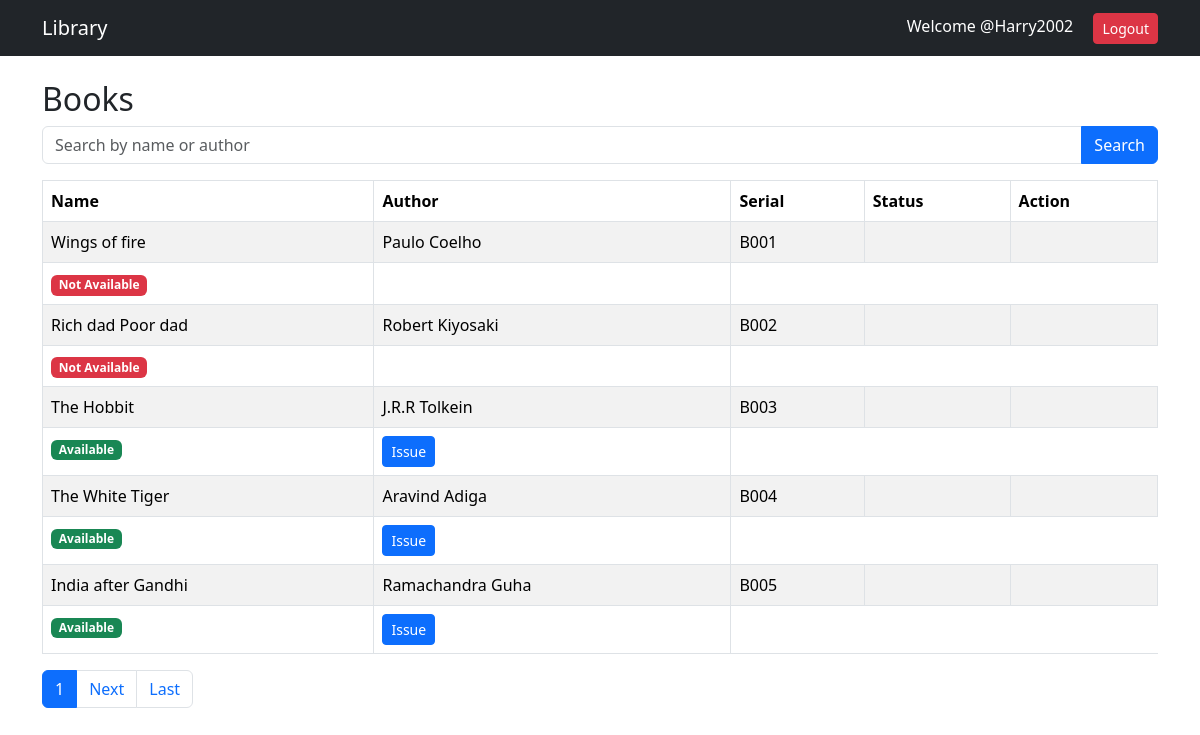
/books/ (signed in), run on the app's committed database.
### library_app/models.py (models this page shows, shortened)
class Book(models.Model):
    name = models.CharField(max_length=200)
    author = models.CharField(max_length=200)
    serial_no = models.CharField(max_length=100, unique=True)
    available = models.BooleanField(default=True)

### library_app/views.py (the view)
# urls.py: path('books/', views.book_list, name='book_list'),
@login_required
def book_list(request):
    query = request.GET.get("q")
    books = Book.objects.all()
    if query:
        books = books.filter(name__icontains=query) | books.filter(author__icontains=query)
    paginator = Paginator(books, 5)  # 5 books per page
    page_number = request.GET.get('page')
    page_obj = paginator.get_page(page_number)
    return render(request, "book_list.html", {"page_obj": page_obj})

### library_app/templates/book_list.html (shortened to what this page needs)
{% extends 'base.html' %}
{% block content %}
<h2>Books</h2>
<form method="GET" class="mb-3">
    <div class="input-group">
        <input name="q" class="form-control" placeholder="Search by name or author">
        <button class="btn btn-primary">Search</button>
    </div>
</form>
<table class="table table-bordered table-striped">
<thead>
<tr>
<th>Name</th>
<th>Author</th>
<th>Serial</th>
<th>Status</th>
<th>Action</th>
</tr>
</thead>
<tbody>
{% for book in page_obj %}
<tr>
<td>{{ book.name }}</td>
<td>{{ book.author }}</td>
<td>{{ book.serial_no }}</td>
<td>{{ book.published_date }}</td>
<td>{{ book.isbn }}</td>
</tr>
<td>
    {% if book.available %}
        <span class="badge bg-success">Available</span>
    {% else %}
        <span class="badge bg-danger">Not Available</span>
    {% endif %}
</td>
<td>
    {% if book.available %}
        <a href="{% url 'issue_book' book.id %}" class="btn btn-sm btn-primary">Issue</a>
    {% endif %}
</td>
{% endfor %}
</tbody>
</table>
<nav>
<ul class="pagination">
    <li class="page-item active">
        <span class="page-link">{{ page_obj.number }}</span>
    </li>
    {% if page_obj.has_next %}
        <li class="page-item">
            <a class="page-link" href="?page={{ page_obj.next_page_number }}">Next</a>
        </li>
        <li class="page-item">
            <a class="page-link" href="?page={{ page_obj.paginator.num_pages }}">Last</a>
        </li>
    {% endif %}
</ul>
</nav>
{% endblock %}

### library_app/templates/base.html (shortened to what this page needs)
<!DOCTYPE html>
<html>
<head>
    <link href="https://cdn.jsdelivr.net/npm/bootstrap@5.3.2/dist/css/bootstrap.min.css" rel="stylesheet">
</head>
<body>
<nav class="navbar navbar-expand-lg navbar-dark bg-dark">
    <div class="container">
        <a class="navbar-brand" href="{% url 'home' %}">Library</a>
        <div>
            {% if user.is_authenticated %}
                <span class="text-white me-3">Welcome {{ user.username }}</span>
              <form method="POST" action="{% url 'logout' %}" style="display:inline;">
    <button type="submit" class="btn btn-danger btn-sm">Logout</button>
</form>
            {% endif %}
        </div>
    </div>
</nav>
<div class="container mt-4">
    {% block content %}
    {% endblock %}
</div>
</body>
</html>

### data on the page
Book: name "Wings of fire", author "Paulo Coelho", serial_no "B001", available "Not Available"
Book: name "Rich dad Poor dad", author "Robert Kiyosaki", serial_no "B002", available "Not Available"
Book: name "The Hobbit", author "J.R.R Tolkein", serial_no "B003", available "Available"
Book: name "The White Tiger", author "Aravind Adiga", serial_no "B004", available "Available"
Book: name "India after Gandhi", author "Ramachandra Guha", serial_no "B005", available "Available"

### other printed values
{{ user.username }} "@Harry2002"
{{ page_obj.number }} "1"
